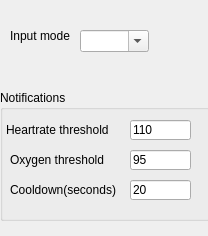
<?xml version="1.0" encoding="UTF-8"?>
<ui version="4.0">
 <class>Options</class>
 <widget class="QDialog" name="Options">
  <property name="geometry">
   <rect>
    <x>0</x>
    <y>0</y>
    <width>208</width>
    <height>236</height>
   </rect>
  </property>
  <property name="windowTitle">
   <string>Dialog</string>
  </property>
  <widget class="QLabel" name="input_label">
   <property name="geometry">
    <rect>
     <x>10</x>
     <y>10</y>
     <width>61</width>
     <height>51</height>
    </rect>
   </property>
   <property name="text">
    <string>Input mode</string>
   </property>
  </widget>
  <widget class="QComboBox" name="inputBox">
   <property name="geometry">
    <rect>
     <x>80</x>
     <y>30</y>
     <width>69</width>
     <height>22</height>
    </rect>
   </property>
   <property name="editable">
    <bool>true</bool>
   </property>
   <property name="currentText">
    <string>USB</string>
   </property>
   <property name="currentIndex">
    <number>-1</number>
   </property>
  </widget>
  <widget class="QGroupBox" name="notificationsBox">
   <property name="geometry">
    <rect>
     <x>0</x>
     <y>90</y>
     <width>211</width>
     <height>131</height>
    </rect>
   </property>
   <property name="title">
    <string>Notifications</string>
   </property>
   <widget class="QLineEdit" name="lineEdit">
    <property name="geometry">
     <rect>
      <x>130</x>
      <y>30</y>
      <width>61</width>
      <height>20</height>
     </rect>
    </property>
    <property name="text">
     <string>110</string>
    </property>
   </widget>
   <widget class="QLabel" name="hr_label">
    <property name="geometry">
     <rect>
      <x>6</x>
      <y>30</y>
      <width>111</width>
      <height>20</height>
     </rect>
    </property>
    <property name="text">
     <string>Heartrate threshold</string>
    </property>
   </widget>
   <widget class="QLineEdit" name="lineEdit_2">
    <property name="geometry">
     <rect>
      <x>130</x>
      <y>60</y>
      <width>61</width>
      <height>20</height>
     </rect>
    </property>
    <property name="text">
     <string>95</string>
    </property>
   </widget>
   <widget class="QLineEdit" name="lineEdit_3">
    <property name="geometry">
     <rect>
      <x>130</x>
      <y>90</y>
      <width>61</width>
      <height>20</height>
     </rect>
    </property>
    <property name="text">
     <string>20</string>
    </property>
   </widget>
   <widget class="QLabel" name="o2_label">
    <property name="geometry">
     <rect>
      <x>10</x>
      <y>60</y>
      <width>111</width>
      <height>20</height>
     </rect>
    </property>
    <property name="text">
     <string>Oxygen threshold</string>
    </property>
   </widget>
   <widget class="QLabel" name="cooldown_label">
    <property name="geometry">
     <rect>
      <x>10</x>
      <y>90</y>
      <width>111</width>
      <height>20</height>
     </rect>
    </property>
    <property name="text">
     <string>Cooldown(seconds)</string>
    </property>
   </widget>
  </widget>
 </widget>
 <resources/>
 <connections/>
</ui>
